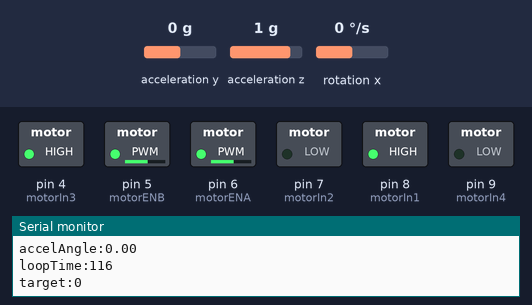
This sketch was run on a simulated Arduino Uno, built with avr-gcc and run on an emulated ATmega328P. Parts: switched loads named in the sketch (green lamp = pin HIGH), the last lines printed to the serial monitor. The test bench sets the inputs (shaded band); at power-on: rotation x 0 °/s, acceleration y 0 g, acceleration z 1 g.

Above: at 1.2 s.
1.3 s: rotation x set to -192 °/s
At 1.7 s:
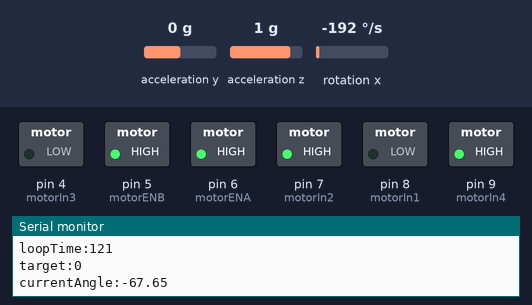
2.9 s: rotation x set to 100 °/s
At 5.66 s:
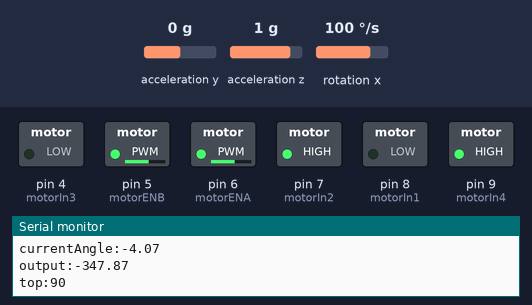
5.9 s: rotation x set to -100 °/s
At 6.13 s:
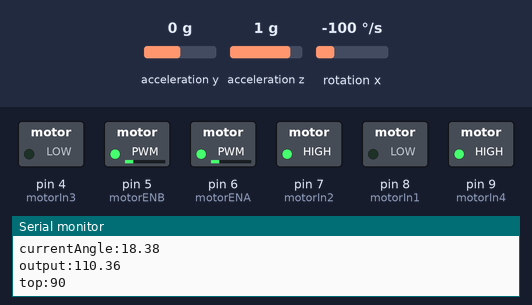
7.6 s: rotation x set to 100 °/s
At 9.6 s:
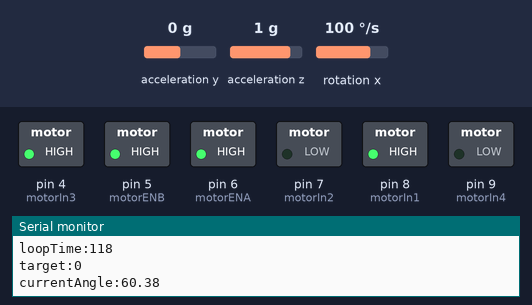
Timing chart, 0 to 11.1 s (numbered marks = the images above; inputs shaded):
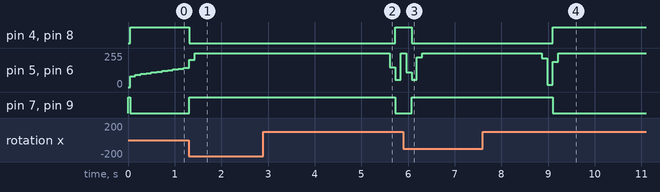

Measured:
- after the input at 1.3 s, pin 4 (motorIn3), pin 8 (motorIn1): HIGH → LOW at once; pin 7 (motorIn2), pin 9 (motorIn4): LOW → HIGH at once
- after the input at 2.9 s, pin 4 (motorIn3), pin 8 (motorIn1): LOW → HIGH after 2.8 s; pin 5 (motorENB), pin 6 (motorENA): 255/255 → 150/255 after 2.7 s, → 54/255 0.12 s later, → 255/255 0.12 s later; pin 7 (motorIn2), pin 9 (motorIn4): HIGH → LOW after 2.8 s
- after the input at 5.9 s, pin 4 (motorIn3), pin 8 (motorIn1): HIGH → LOW after 0.18 s; pin 5 (motorENB), pin 6 (motorENA): 255/255 → 110/255 after 0.06 s, → 53/255 0.12 s later, → 223/255 0.12 s later, → 255/255 0.12 s later; pin 7 (motorIn2), pin 9 (motorIn4): LOW → HIGH after 0.18 s
- after the input at 7.6 s, pin 4 (motorIn3), pin 8 (motorIn1): LOW → HIGH after 1.5 s; pin 5 (motorENB), pin 6 (motorENA): 255/255 → 216/255 after 1.3 s, → 17/255 0.12 s later, → 190/255 0.12 s later, → 255/255 0.12 s later; pin 7 (motorIn2), pin 9 (motorIn4): HIGH → LOW after 1.5 s

The sketch:

code.ino
```cpp
#include "Wire.h"
#include "I2Cdev.h"
#include "MPU6050.h"
#include "math.h"

MPU6050 mpu;

//accel stuff
int16_t accY, accZ;
float accAngle;

//gyro stuff
int16_t gyroX, gyroRate;
float gyroAngle = 0;
unsigned long currTime, prevTime = 0, loopTime;

float prevAngle = 0, currentAngle;

//PID stuff
float targetAngle = -5;
float errorSum = 0, prevError, prevIntegral;
float kP = 15;  // proportional
float kI = 0.01;   // integral
float kD = 0.5;   // derivative

//right motor
int motorENB = 5;
int motorIn3 = 4;
int motorIn4 = 9;

//left motor
int motorENA = 6;
int motorIn1 = 8;
int motorIn2 = 7;

void setup() {
  mpu.initialize();
  Serial.begin(9600);

  //right motor
  pinMode(motorENB, OUTPUT);  //pwm
  pinMode(motorIn3, OUTPUT);
  pinMode(motorIn4, OUTPUT);

  //left motor
  pinMode(motorENA, OUTPUT);  //pwm
  pinMode(motorIn2, OUTPUT);
  pinMode(motorIn1, OUTPUT);
}

void loop() {
  //get angle using accelerometer
  accY = mpu.getAccelerationY();
  accZ = mpu.getAccelerationZ();

  accAngle = atan2(accY, accZ) * RAD_TO_DEG;

  // get angle using gyro
  currTime = millis();
  loopTime = currTime - prevTime;
  prevTime = currTime;

  gyroX = mpu.getRotationX();
  gyroRate = map(gyroX, -32768, 32767, -250, 250);
  gyroAngle = prevAngle + (float)gyroRate * loopTime / 1000;

  // complementary filter
  currentAngle = 0.9934 * gyroAngle + 0.0066 * accAngle;

  //PID
  float error = currentAngle - targetAngle;
  errorSum = errorSum + error;
  errorSum = constrain(errorSum, -300, 300);
  float i = errorSum * loopTime;
  float d = (currentAngle - prevAngle) / loopTime;
  float output = kP * error + kI * i + kD * d;

  prevError = error;
  prevIntegral = i;
  prevAngle = currentAngle;


  // write to the motors
  analogWrite(motorENB, constrain(abs(output), 0, 255));
  analogWrite(motorENA, constrain(abs(output), 0, 255));

  if (output > 0) {
    //right motor
    digitalWrite(motorIn3, HIGH);
    digitalWrite(motorIn4, LOW);

    //left motor
    digitalWrite(motorIn2, LOW);
    digitalWrite(motorIn1, HIGH);
  } else {
    //right motor
    digitalWrite(motorIn3, LOW);
    digitalWrite(motorIn4, HIGH);

    //left motor
    digitalWrite(motorIn2, HIGH);
    digitalWrite(motorIn1, LOW);
  }

  Serial.print("gyroAngle:");
  Serial.println(gyroAngle);
  Serial.print("accelAngle:");
  Serial.println(accAngle);
  Serial.print("loopTime:");
  Serial.println(loopTime);
  Serial.print("target:");
  Serial.println(0);
  Serial.print("currentAngle:");
  Serial.println(currentAngle);
  Serial.print("output:");
  Serial.println(output);
  Serial.print("top:");
  Serial.println(90);
  Serial.print("bottom:");
  Serial.println(-90);
}
```
